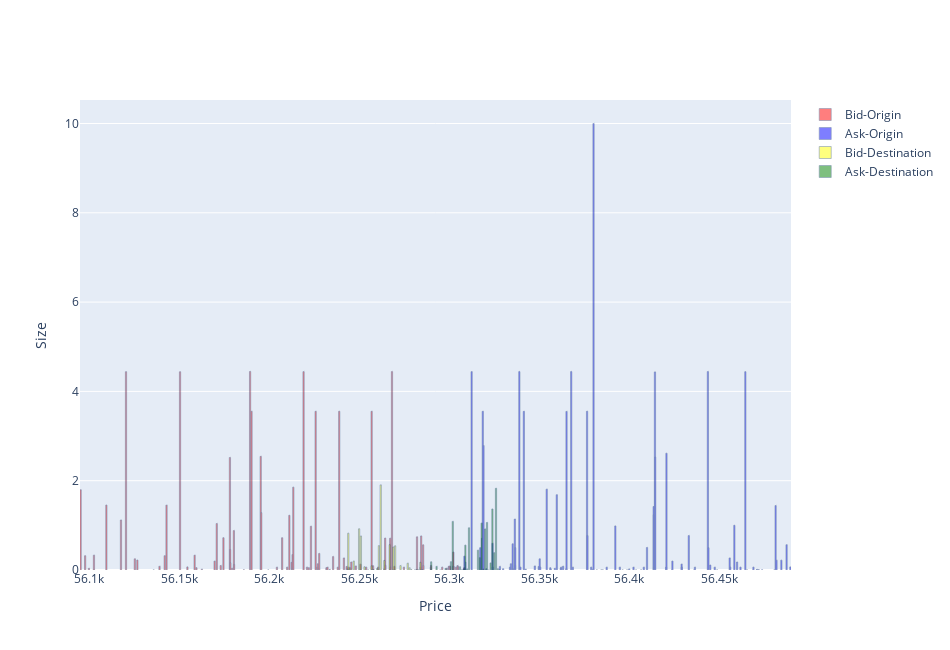

The cell this chart's notebook holds for it:
### Code cell
kraken = dict_to_df('kraken','2021-11-24T15:15:52.328Z' , orderbooks_data)
bitfinex = dict_to_df('bitfinex','2021-11-24T15:15:54.154Z' , orderbooks_data)
print(kraken.head(2), 'KRAKEN')
print(bitfinex.head(2),'BITFINEX')
plot_orderbook_2excahnges(kraken, bitfinex)

### Figure 1 — Plotly figure (JSON) as saved in the notebook; plotly's stock layout.template omitted (floating-point values rounded to 4 significant figures)
{"data": [{"marker": {"color": "red", "line": {"color": "rgb(8,48,107)", "width": 0.6}}, "name": "Bid-Origin", "opacity": 0.5, "text": ["kraken", "kraken", "kraken", "kraken", "kraken", "kraken", "kraken", "kraken", "kraken", "kraken", "kraken", "kraken", "kraken", "kraken", "kraken", "kraken", "kraken", "kraken", "kraken", "kraken", "kraken", "kraken", "kraken", "kraken", "kraken", "kraken", "kraken", "kraken", "kraken", "kraken", "kraken", "kraken", "kraken", "kraken", "kraken", "kraken", "kraken", "kraken", "kraken", "kraken", "kraken", "kraken", "kraken", "kraken", "kraken", "kraken", "kraken", "kraken", "kraken", "kraken", "kraken", "kraken", "kraken", "kraken", "kraken", "kraken", "kraken", "kraken", "kraken", "kraken", "kraken", "kraken", "kraken", "kraken", "kraken", "kraken", "kraken", "kraken", "kraken", "kraken", "kraken", "kraken", "kraken", "kraken", "kraken", "kraken", "kraken", "kraken", "kraken", "kraken", "kraken", "kraken", "kraken", "kraken", "kraken", "kraken", "kraken", "kraken", "kraken", "kraken", "kraken", "kraken", "kraken", "kraken", "kraken", "kraken", "kraken", "kraken", "kraken", "kraken"], "type": "bar", "width": 0.7, "x": [56100.0, 56100.0, 56100, 56100.0, 56100.0, 56110.0, 56120.0, 56120.0, 56130.0, 56130.0, 56140.0, 56140.0, 56140.0, 56140.0, 56150.0, 56150.0, 56160.0, 56160.0, 56160.0, 56170.0, 56171, 56170.0, 56170.0, 56180.0, 56180.0, 56180.0, 56180.0, 56180.0, 56180.0, 56186, 56190.0, 56190.0, 56200.0, 56200.0, 56200.0, 56200.0, 56210.0, 56210.0, 56210.0, 56210.0, 56210.0, 56210.0, 56210.0, 56220.0, 56220.0, 56220.0, 56220.0, 56230.0, 56230.0, 56230.0, 56230.0, 56230.0, 56230.0, 56230.0, 56230.0, 56230.0, 56240.0, 56240.0, 56239, 56240.0, 56240.0, 56240.0, 56240.0, 56240.0, 56250.0, 56250.0, 56250.0, 56254, 56257, 56260.0, 56260.0, 56260.0, 56260.0, 56260.0, 56270.0, 56270.0, 56270.0, 56270.0, 56270.0, 56280.0, 56280.0, 56280.0, 56290.0, 56290.0, 56290.0, 56290, 56300.0, 56300.0, 56300.0, 56300.0, 56300.0, 56300.0, 56300.0, 56300.0, 56300.0, 56300.0, 56300.0, 56300.0, 56300.0, 56310.0], "y": [1.796, 0.32, 0.037, 0.01, 0.333, 1.454, 1.12, 4.442, 0.25, 0.222, 0.001, 0.084, 0.32, 1.453, 4.44, 0.069, 0.332, 0.052, 0.019, 0.2, 1.04, 0.1, 0.723, 2.519, 0.459, 0.162, 0.038, 0.882, 0.124, 0.003, 4.445, 3.555, 2.545, 1.284, 0.001, 0.064, 0.722, 0.064, 1.224, 0.173, 0.347, 0.041, 1.855, 4.443, 0.064, 0.052, 0.98, 3.554, 0.064, 0.14, 0.027, 0.37, 0.051, 0.001, 0.064, 0.012, 0.3, 0.064, 3.554, 0.27, 0.08, 0.027, 0.001, 0.064, 0.179, 0.091, 0.129, 0.064, 3.554, 0.094, 0.064, 0.028, 0.714, 0.105, 0.711, 0.064, 4.443, 0.081, 0.064, 0.742, 0.064, 0.763, 0.563, 0.1, 0.064, 0.1, 0.064, 0.041, 0.085, 0.076, 0.06, 0.082, 0.09, 0.4, 0.073, 0.064, 0.099, 0.02, 0.081, 0.05]}, {"marker": {"color": "blue", "line": {"color": "rgb(8,48,107)", "width": 0.6}}, "name": "Ask-Origin", "opacity": 0.5, "text": ["kraken", "kraken", "kraken", "kraken", "kraken", "kraken", "kraken", "kraken", "kraken", "kraken", "kraken", "kraken", "kraken", "kraken", "kraken", "kraken", "kraken", "kraken", "kraken", "kraken", "kraken", "kraken", "kraken", "kraken", "kraken", "kraken", "kraken", "kraken", "kraken", "kraken", "kraken", "kraken", "kraken", "kraken", "kraken", "kraken", "kraken", "kraken", "kraken", "kraken", "kraken", "kraken", "kraken", "kraken", "kraken", "kraken", "kraken", "kraken", "kraken", "kraken", "kraken", "kraken", "kraken", "kraken", "kraken", "kraken", "kraken", "kraken", "kraken", "kraken", "kraken", "kraken", "kraken", "kraken", "kraken", "kraken", "kraken", "kraken", "kraken", "kraken", "kraken", "kraken", "kraken", "kraken", "kraken", "kraken", "kraken", "kraken", "kraken", "kraken", "kraken", "kraken", "kraken", "kraken", "kraken", "kraken", "kraken", "kraken", "kraken", "kraken", "kraken", "kraken", "kraken", "kraken", "kraken", "kraken", "kraken", "kraken", "kraken", "kraken"], "type": "bar", "width": 0.7, "x": [56310.0, 56309, 56310.0, 56320.0, 56320.0, 56320.0, 56320.0, 56320.0, 56320.0, 56320.0, 56320.0, 56320.0, 56320.0, 56320.0, 56330.0, 56330, 56330.0, 56330.0, 56340.0, 56340.0, 56340.0, 56340.0, 56340.0, 56339, 56340.0, 56340.0, 56340.0, 56350.0, 56350.0, 56350.0, 56350.0, 56350.0, 56360.0, 56360.0, 56360.0, 56360.0, 56362, 56360.0, 56360.0, 56370.0, 56370.0, 56370.0, 56370.0, 56380.0, 56380.0, 56380.0, 56380.0, 56380.0, 56382, 56380.0, 56390.0, 56390.0, 56390.0, 56390.0, 56400.0, 56400.0, 56400, 56400.0, 56400.0, 56410.0, 56410.0, 56410.0, 56410.0, 56410.0, 56410.0, 56410.0, 56410.0, 56420.0, 56420.0, 56420.0, 56424, 56430.0, 56430.0, 56430.0, 56440.0, 56440.0, 56440.0, 56444, 56445, 56450.0, 56450.0, 56460.0, 56460.0, 56460.0, 56460.0, 56460.0, 56460.0, 56470.0, 56470.0, 56469, 56470.0, 56471, 56470.0, 56470.0, 56480.0, 56480.0, 56480.0, 56480.0, 56490.0, 56490.0], "y": [0.309, 0.177, 4.442, 0.5, 0.2, 0.711, 0.064, 0.27, 0.444, 3.554, 2.785, 0.027, 0.598, 0.064, 0.081, 0.028, 0.064, 0.14, 0.586, 0.027, 1.14, 0.103, 0.5, 4.443, 0.064, 3.553, 0.019, 0.091, 0.08, 0.25, 0.064, 1.811, 0.051, 0.019, 0.038, 1.686, 0.036, 0.064, 0.084, 0.03, 3.552, 4.443, 0.064, 3.554, 0.771, 0.064, 0.017, 10, 0.001, 0.002, 0.002, 0.064, 0.987, 0.064, 0.001, 0.001, 0.025, 0.064, 0.001, 0.002, 0.064, 0.503, 1.422, 1.239, 0.064, 4.437, 2.53, 0.064, 2.614, 0.001, 0.2, 0.133, 0.064, 0.77, 0.001, 0.064, 4.444, 0.5, 0.11, 0.064, 0.002, 0.27, 0.064, 1, 0.179, 0.064, 4.442, 0.002, 0.001, 0.064, 0.003, 0.01, 0.007, 0.003, 0.001, 1.443, 0.219, 0.22, 0.566, 0.069]}, {"marker": {"color": "yellow", "line": {"color": "rgb(8,48,107)", "width": 0.6}}, "name": "Bid-Destination", "opacity": 0.5, "text": ["bitfinex", "bitfinex", "bitfinex", "bitfinex", "bitfinex", "bitfinex", "bitfinex", "bitfinex", "bitfinex", "bitfinex", "bitfinex", "bitfinex", "bitfinex", "bitfinex", "bitfinex", "bitfinex", "bitfinex", "bitfinex", "bitfinex", "bitfinex", "bitfinex", "bitfinex", "bitfinex", "bitfinex", "bitfinex"], "type": "bar", "width": 0.7, "x": [56244, 56245, 56247, 56250, 56251, 56253, 56255, 56257, 56258, 56260, 56261, 56262, 56264, 56267, 56269, 56270, 56273, 56277, 56278, 56279, 56281, 56282, 56283, 56284, 56285], "y": [0.8238, 0.04603, 0.2004, 0.9224, 0.7611, 0.07243, 0.0003296, 0.09398, 0.0096, 0.0356, 0.5457, 1.906, 0.213, 0.5686, 0.5142, 0.5413, 0.0991, 0.1524, 0.04953, 0.0096, 0.002525, 0.00991, 0.001981, 0.1715, 0.0002191]}, {"marker": {"color": "green", "line": {"color": "rgb(8,48,107)", "width": 0.6}}, "name": "Ask-Destination", "opacity": 0.5, "text": ["bitfinex", "bitfinex", "bitfinex", "bitfinex", "bitfinex", "bitfinex", "bitfinex", "bitfinex", "bitfinex", "bitfinex", "bitfinex", "bitfinex", "bitfinex", "bitfinex", "bitfinex", "bitfinex", "bitfinex", "bitfinex", "bitfinex", "bitfinex", "bitfinex", "bitfinex", "bitfinex", "bitfinex", "bitfinex"], "type": "bar", "width": 0.7, "x": [56290, 56293, 56295, 56298, 56301, 56302, 56306, 56307, 56308, 56309, 56310, 56311, 56316, 56317, 56318, 56319, 56320, 56321, 56322, 56323, 56324, 56325, 56326, 56327, 56328], "y": [0.1832, 0.08165, 6.001e-05, 0.0356, 0.187, 1.089, 0.07219, 0.002476, 0.02402, 0.5566, 0.02481, 0.9448, 0.4451, 0.276, 1.051, 0.02, 0.9201, 1.064, 6e-05, 0.1587, 1.367, 0.3878, 1.829, 0.02723, 6e-05]}], "layout": {"height": 650, "width": 950, "xaxis": {"title": {"text": "Price"}}, "yaxis": {"title": {"text": "Size"}}}}
